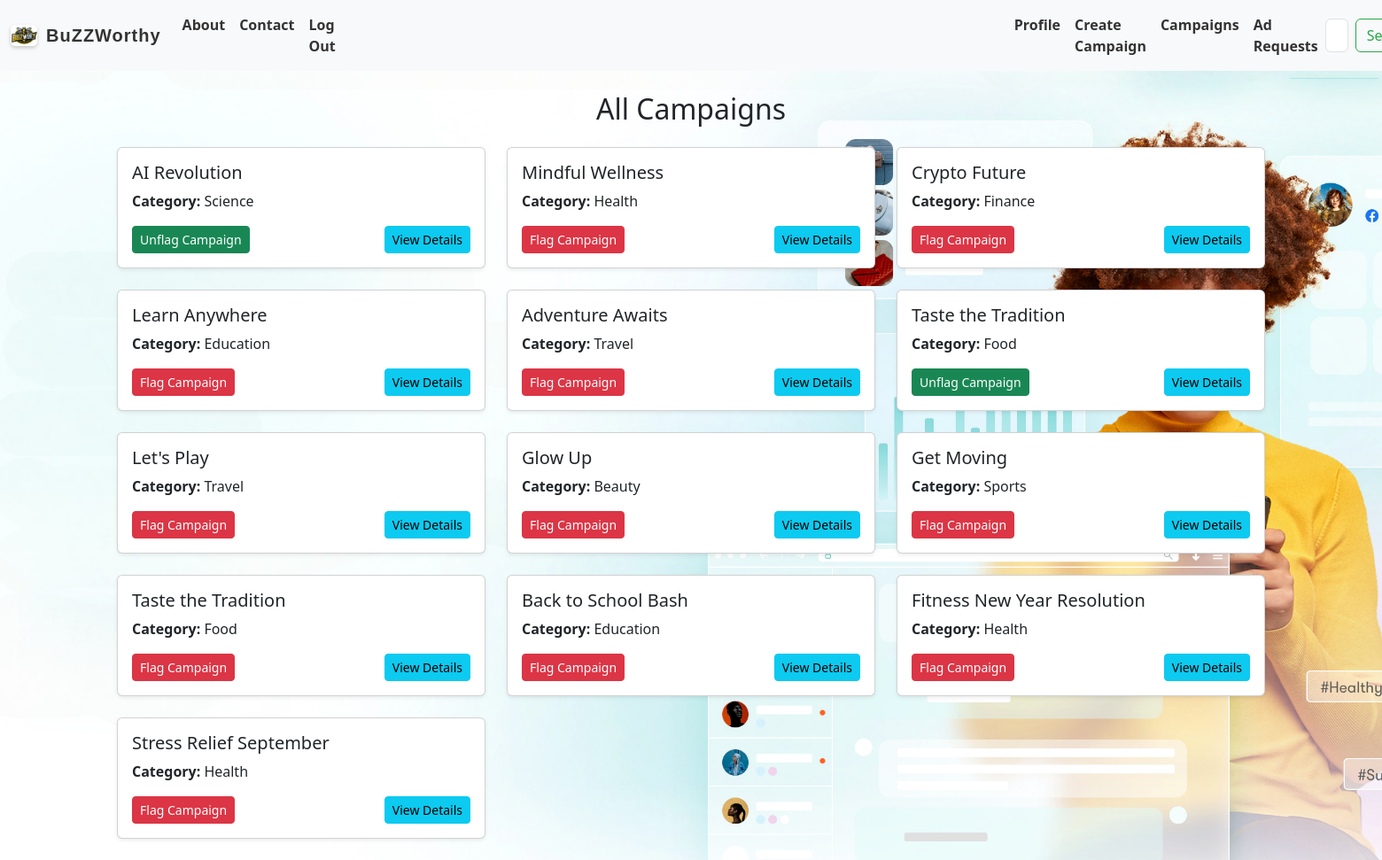
The page /campaignadmin (signed in) on the database its author committed.
### root/application/database.py (models this page shows)
class User(db.Model):
    __tablename__= "user"
    user_id = db.Column(db.String(150), primary_key=True)
    username = db.Column(db.String(150), unique=True, nullable=False)
    first_name = db.Column(db.String(150),  nullable=False)
    last_name = db.Column(db.String(150))
    password = db.Column(db.String(150), nullable=False)
    email = db.Column(db.String, nullable=False ,unique=True)
    isflagged = db.Column(db.Boolean, default=0,nullable=False)
    pic_url = db.Column(db.String, nullable=False, default="https://thumbs.dreamstime.com/b/unisex-default-profile-picture-white-faceless-person-black-background-304887214.jpg")

class Campaign(db.Model):
    __tablename__="campaign"
    campaign_id = db.Column(db.Integer,primary_key=True)
    name = db.Column(db.String(150),nullable=False)
    description = db.Column(db.String(500),nullable=False)
    category = db.Column(db.String(500),nullable=False)
    start_date = db.Column(db.Date,nullable=False)
    end_date = db.Column(db.Date,nullable=False)
    isprivate = db.Column(db.Boolean,default=False,nullable=False)
    goals = db.Column(db.String(250),nullable=False)
    budget = db.Column(db.Integer,nullable=False)
    isflagged = db.Column(db.Boolean, default=0,nullable=False)
    sponsor_id = db.Column(db.String(150), db.ForeignKey('sponsor.sponsor_id'))

### root/application/controllers.py (the view)
@app.route('/campaignadmin')
def campaignadmin():
    admin = User.query.filter_by(user_id= session['user']).first()
    campaigns = Campaign.query.all()
    return render_template('campaignadmin.html', prof1=admin,campaigns=campaigns)

### root/templates/campaignadmin.html (shortened to what this page needs)
{% extends "base.html" %}
{% block content %}
<div class="container mt-4">
    <h2 class="text-center mb-4">All Campaigns</h2>
    <div class="row">
        {% for campaign in campaigns %}
        <div class="col-md-4 mb-4">
            <div class="card shadow-sm h-100">
                <div class="card-body">
                    <h5 class="card-title">{{ campaign.name }}</h5>
                    <p class="card-text">
                        <strong>Category:</strong> {{ campaign.category }}<br>
                    </p>
                    <div class="d-flex justify-content-between">
                        <form action="/flag_campaign/{{ campaign.campaign_id }}" class="me-2">
                            {% if campaign.isflagged == 0 %}
                            <button type="submit" class="btn btn-danger btn-sm">Flag Campaign</button>
                            {% elif campaign.isflagged == 1 %}
                            <button type="submit" class="btn btn-success btn-sm">Unflag Campaign</button>
                            {% endif %}
                        </form>
                        <button type="button" class="btn btn-info btn-sm" data-bs-toggle="modal"
                            data-bs-target="#campaignModal-{{ campaign.campaign_id }}">
                            View Details
                        </button>
                    </div>
                </div>
            </div>
        </div>
        {% endfor %}
    </div>
</div>
{% endblock %}

### root/templates/base.html (shortened to what this page needs)
<!doctype html>
<html lang="en">
  <head>
    <link href="https://cdn.jsdelivr.net/npm/bootstrap@5.3.3/dist/css/bootstrap.min.css" rel="stylesheet">
    <link rel="stylesheet" href="https://cdnjs.cloudflare.com/ajax/libs/font-awesome/6.0.0/css/all.min.css">
    <link href="https://stackpath.bootstrapcdn.com/bootstrap/5.3.0/css/bootstrap.min.css" rel="stylesheet">
  </head>
  <body>
    <nav class="navbar navbar-expand-lg bg-body-tertiary">
        <div class="container-fluid">
          <a class="navbar-brand" href="/" style="display: flex; align-items: center; text-decoration: none; color: #333;">
            <img src="static/logo.jpeg" alt="Logo" width="30" height="24" class="d-inline-block align-text-top" style="margin-right: 10px; border-radius: 5px; box-shadow: 0 2px 4px rgba(0, 0, 0, 0.2);">
            <span style="font-size: 1.25rem; font-weight: 600; font-family: 'Arial', sans-serif; letter-spacing: 1px;">BuZZWorthy</span>
        </a>
          <div class="collapse navbar-collapse" id="navbarSupportedContent">
            <ul class="navbar-nav me-auto mb-2 mb-lg-0">
              <li class="nav-item">
                <a class="nav-link" href="/aboutUs">About</a>
              </li>
              <li class="nav-item">
                <a class="nav-link" href="/contact">Contact</a>
              </li>
              {% if not prof1 %}
              <li class="nav-item">
                <a class="nav-link" href="/admin_login">Admin</a>
              </li>
              <li class="nav-item">
                <a class="nav-link" href="/login">Log In</a>
              </li>
              {% else %}
              <li class="nav-item">
                <a class="nav-link" href="/logout">Log Out</a>
              </li>
              {% endif %}
              {% if prof1 == None %}
              <li class="nav-item">
                <a class="nav-link" style="color:rgb(105, 133, 255); font-weight: bolder;" href="/signupbr">For Brands</a>
              </li>
              <li class="nav-item">
                <a class="nav-link" style="color:rgb(105, 133, 255); font-weight: bolder;" href="/signupcr">For Creators</a>
              </li>
              {% else %}
              {% if 'sp' == prof1.user_id[0:2] %}
              <li class="nav-item" style="margin-left: 750px;">
                <a class="nav-link" href="/profile">Profile</a>
              </li>
              <li class="nav-item">
                <a class="nav-link" href="/create-campaign">Create Campaign</a>
              </li>
              <li class="nav-item">
                <a class="nav-link" href="/campaign">Campaigns</a>
              </li>
              <li class="nav-item">
                <a class="nav-link" href="/adrequest">Ad Requests</a>
              </li>
              {% else %}
              <li class="nav-item">
                <a class="nav-link" href="/profile" style="margin-left: 1050px;">Profile</a>
              </li>
              {% endif %}
              {% endif %}
            </ul>
            <form class="d-flex" role="search" method="get" action="/search">
              <input class="form-control me-2" type="search"
              {% if "admin" in prof1.user_id %}
              placeholder="Search"
              {% elif "in" in prof1.user_id %}
              placeholder="Search campaign by category/Budget"
              {% elif "sp" in prof1.user_id %}
              placeholder="Search Influencer by Niche/Reach"
              {% else  %}
              placeholder="Search Influencer"
              {% endif %}
               aria-label="Search" name="query">
              <button class="btn btn-outline-success" type="submit">Search</button>
            </form>
          </div>
        </div>
      </nav>
    {% block content %}{% endblock %}
  </body>
</html>

### rows shown on the page
Campaign: name "AI Revolution", category "Science", isflagged "Unflag Campaign"
Campaign: name "Mindful Wellness", category "Health", isflagged "Flag Campaign"
Campaign: name "Crypto Future", category "Finance", isflagged "Flag Campaign"
Campaign: name "Learn Anywhere", category "Education", isflagged "Flag Campaign"
Campaign: name "Adventure Awaits", category "Travel", isflagged "Flag Campaign"
Campaign: name "Taste the Tradition", category "Food", isflagged "Unflag Campaign"
Campaign: name "Let's Play", category "Travel", isflagged "Flag Campaign"
Campaign: name "Glow Up", category "Beauty", isflagged "Flag Campaign"
Campaign: name "Get Moving", category "Sports", isflagged "Flag Campaign"
Campaign: name "Taste the Tradition", category "Food", isflagged "Flag Campaign"
Campaign: name "Back to School Bash", category "Education", isflagged "Flag Campaign"
Campaign: name "Fitness New Year Resolution", category "Health", isflagged "Flag Campaign"
Campaign: name "Stress Relief September", category "Health", isflagged "Flag Campaign"
